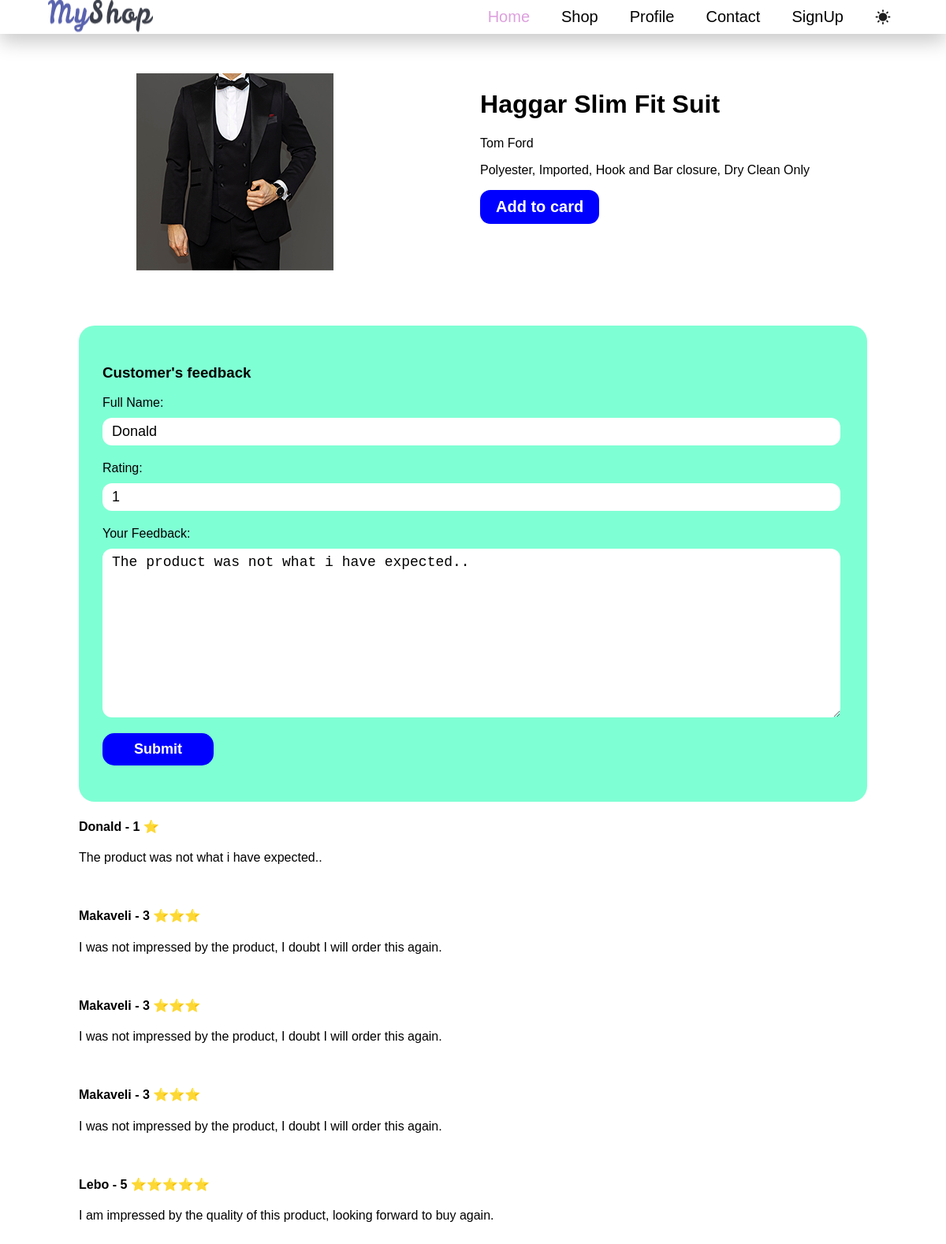
The page /products/Tom Ford/1 on the database its author committed.
### products/models.py (models this page shows, shortened)
class Product(models.Model):
    title = models.CharField(max_length=20)
    description = models.TextField()
    category = models.ManyToManyField(Category)
    image = models.ImageField(blank=True, upload_to="product-img")
    brand = models.ForeignKey(Brand, on_delete=models.CASCADE, null=True, related_name="products")
    price = models.PositiveIntegerField()
    slug = models.SlugField(blank=True)
    is_bestseller = models.BooleanField(default=False)
    suggestions = models.ManyToManyField('self')

class Brand(models.Model):
    title = models.CharField(max_length=50)
    logo = models.ImageField()
    address = models.OneToOneField(Address, on_delete=models.CASCADE, null=True)

class Feedback(models.Model):
    name = models.CharField(max_length=50)
    rating = models.PositiveIntegerField()
    product = models.ForeignKey(Product, on_delete=models.CASCADE)
    text = models.TextField()

### products/views.py (the view, shortened to what this page needs)
# urls.py: path('products/<product_brand>/<product_slug>', views.product_page, name="product_page"),
def product_page(request, product_brand, product_slug):
    product = Product.objects.get(slug =product_slug)
    my_feedback = Feedback.objects.get(product = product, id=1)
    form = FeedbackForm(instance = my_feedback)
    reviews = Feedback.objects.filter(product = product)
    if request.method == "GET":
        return render(request, "products/product.html", {
            "product": product,
            "form": form,
            "reviews": reviews,
         })

### products/forms.py
class FeedbackForm(forms.ModelForm):
    class Meta:
        model = Feedback
        fields = ['name', 'rating', 'text']
        labels = {'name':'Full Name', 'text': 'Your Feedback'}

### products/templates/products/product.html (shortened to what this page needs)
{% extends "base.html" %}
{% load static %}
{% block css %}{% static "products/product.css" %}{% endblock %}
{% block body %}
    {% include "includes/nav.html" %}
    <div id="product-main-con">
        <main>
            <img src="{{product.image.url}}" >
            <div>
                <h1>{{product.title}}</h1>
                <p>{{product.brand.title}}</p>
                <p>{{product.description}}</p>
                <button>Add to card</button>
            </div>
        </main>
        <section id="feedback">
            <h3>Customer's feedback</h3>
            <form method="POST">
                {% for field in form %}
                    {{field.label_tag}}
                    {{field}}
                {% endfor %}
                <button type="submit">Submit</button>
            </form>
        </section>
        <section>
            {% for review in reviews %}
                <h4>{{review.name}} - {{review.rating}}
                    {% if review.rating == 5%} ⭐⭐⭐⭐⭐
                    {% elif review.rating == 4%} ⭐⭐⭐⭐
                    {% elif review.rating == 3%} ⭐⭐⭐
                    {% elif review.rating == 2%} ⭐⭐
                    {% else %} ⭐
                    {% endif %}
                </h4>
                <p>{{review.text}}</p>
                <br>
            {% endfor %}
        </section>
    </div>
{% endblock%}

### products/static/products/product.css (style rules this page uses)
body { font-family: Arial, Helvetica, sans-serif; margin: 0; }
#product-main-con { width: 1000px; margin: 50px auto; }
#product-main-con main { display: flex; width: 100%; justify-content: space-around; column-gap: 40px; }
#product-main-con main button { background-color: blue; font-size: 20px; color: white; font-weight: bold; border: none; padding: 10px 20px; border-radius: 13px; cursor: pointer; transition-duration: 0.3s; }
#feedback { padding: 30px; background-color: aquamarine; border-radius: 20px; margin-top: 70px; }
#feedback input, #feedback textarea { width: 97%; display: block; font-size: 18px; padding: 7px 12px; margin-bottom: 20px; border: none; border-radius: 12px; }
#feedback label { font-weight: 300; display: block; margin-bottom: 10px; }
#feedback button { border: none; border-radius: 15px; background-color: blue; color: white; font-size: 18px; font-weight: bold; padding: 10px 30px; width: 15%; cursor: pointer; transition-duration: 0.3s; }

### rows shown on the page
Product: image (picture), title "Haggar Slim Fit Suit", brand "Tom Ford", description "Polyester, Imported, Hook and Bar closure, Dry Clean Only"
Feedback: form "Donald" "1" "The product was not what i have expected..", name "Donald", rating "1", text "The product was not what i have expected.."
Feedback: name "Makaveli", rating "3", text "I was not impressed by the product, I doubt I will order this again."
Feedback: name "Makaveli", rating "3", text "I was not impressed by the product, I doubt I will order this again."
Feedback: name "Makaveli", rating "3", text "I was not impressed by the product, I doubt I will order this again."
Feedback: name "Lebo", rating "5", text "I am impressed by the quality of this product, looking forward to buy again."

### other values the page prints
{{ field.label_tag }} "Full Name:" "Rating:" "Your Feedback:"
